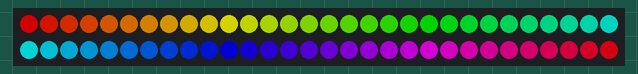
Simulated run of this program. Board: Raspberry Pi Pico running MicroPython. Shown: 60 RGB LEDs in strip order, left to right, continuing on the next row. Dim RGB values are drawn brighter than linear; what the program prints to the serial console is not drawn.

Above: at 0.02 s.
At 1.5 s:
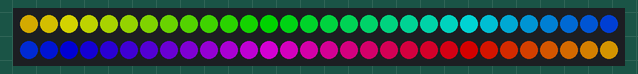
At 2.99 s:
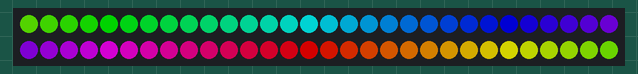
At 5.97 s:
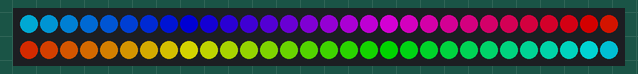
At 8.94 s:
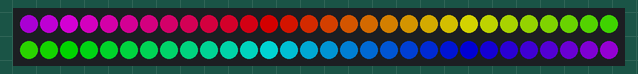
At 11.92 s:
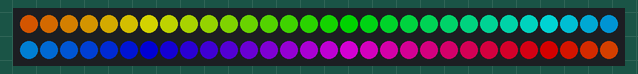

Measured:
- by itself, everything shown: repeats every 11.2 s, in 180 steps

The program:

main.py
```python
"""
Simple ARGB LED Rainbow Cycle
Continuous rainbow effect for Raspberry Pi Pico
"""

from machine import Pin
from neopixel import NeoPixel
import time
import math

# LED Strip Configuration
LED_COUNT = 60      # Number of LEDs in your strip
LED_PIN = 0         # GPIO pin connected to LED data line

# Initialize LED strip
pin = Pin(LED_PIN, Pin.OUT)
strip = NeoPixel(pin, LED_COUNT)

def clear_strip():
    """Turn off all LEDs"""
    for i in range(LED_COUNT):
        strip[i] = (0, 0, 0)
    strip.write()

def set_all_color(r, g, b):
    """Set all LEDs to the same color"""
    for i in range(LED_COUNT):
        strip[i] = (r, g, b)
    strip.write()

def hsv_to_rgb(h, s, v):
    """Convert HSV to RGB (simplified)"""
    h = h / 360.0
    s = s / 100.0
    v = v / 100.0

    if s == 0.0:
        return (int(v * 255), int(v * 255), int(v * 255))

    i = int(h * 6.0)
    f = (h * 6.0) - i
    p = v * (1.0 - s)
    q = v * (1.0 - s * f)
    t = v * (1.0 - s * (1.0 - f))

    if i == 0:
        r, g, b = v, t, p
    elif i == 1:
        r, g, b = q, v, p
    elif i == 2:
        r, g, b = p, v, t
    elif i == 3:
        r, g, b = p, q, v
    elif i == 4:
        r, g, b = t, p, v
    else:
        r, g, b = v, p, q

    return (int(r * 255), int(g * 255), int(b * 255))

def rainbow_cycle():
    """Continuous rainbow cycle effect"""
    print("Starting continuous rainbow cycle...")
    print("Press Ctrl+C to stop")

    offset = 0
    while True:
        for i in range(LED_COUNT):
            hue = (i * 360 // LED_COUNT + offset) % 360
            r, g, b = hsv_to_rgb(hue, 100, 50)  # 50% brightness
            strip[i] = (r, g, b)
        strip.write()
        offset = (offset + 2) % 360  # Speed of rainbow movement
        time.sleep(0.05)  # Smooth animation

if __name__ == "__main__":
    try:
        rainbow_cycle()
    except KeyboardInterrupt:
        print("\nStopping rainbow cycle...")
        clear_strip()
    except Exception as e:
        print(f"Error: {e}")
        clear_strip()
```
